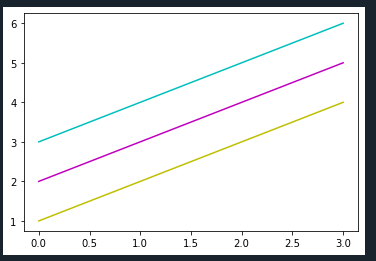

Here is the Python script that generated this plot:
import matplotlib.pyplot as plt
import numpy as np
y = np.arange(1, 5)
plt.plot(y,'y')
plt.plot(y+1, 'm')
plt.plot(y+2, 'c')
plt.show()
